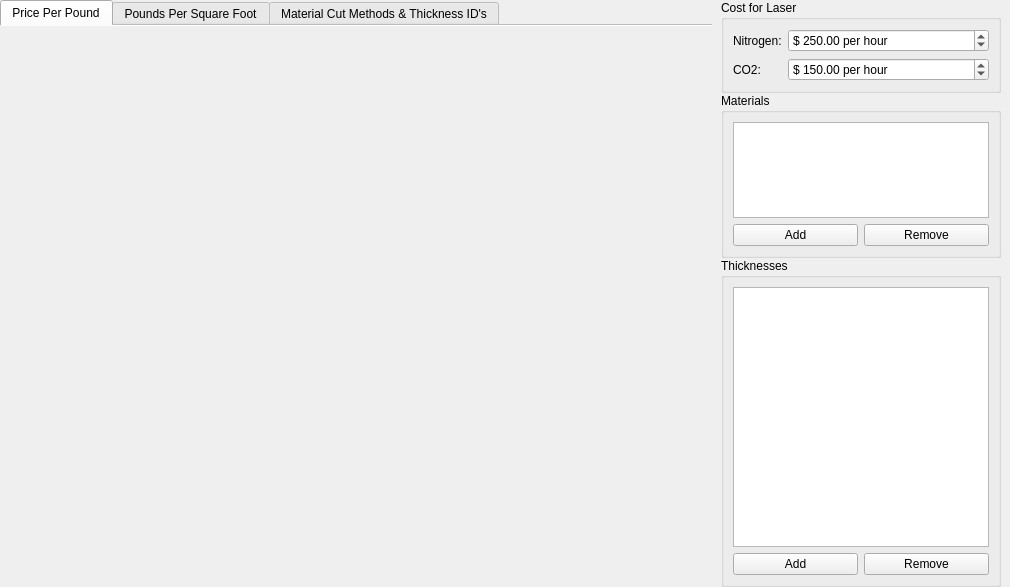
<?xml version="1.0" encoding="UTF-8"?>
<ui version="4.0">
 <class>Form</class>
 <widget class="QWidget" name="Form">
  <property name="geometry">
   <rect>
    <x>0</x>
    <y>0</y>
    <width>1010</width>
    <height>587</height>
   </rect>
  </property>
  <property name="windowTitle">
   <string>Form</string>
  </property>
  <layout class="QVBoxLayout" name="verticalLayout_2">
   <property name="spacing">
    <number>0</number>
   </property>
   <property name="leftMargin">
    <number>0</number>
   </property>
   <property name="topMargin">
    <number>0</number>
   </property>
   <property name="rightMargin">
    <number>9</number>
   </property>
   <property name="bottomMargin">
    <number>0</number>
   </property>
   <item>
    <layout class="QHBoxLayout" name="horizontalLayout" stretch="1,0">
     <item>
      <widget class="QTabWidget" name="tabWidget">
       <property name="currentIndex">
        <number>0</number>
       </property>
       <property name="documentMode">
        <bool>true</bool>
       </property>
       <widget class="QWidget" name="price_per_pound_tab">
        <attribute name="title">
         <string>Price Per Pound</string>
        </attribute>
        <layout class="QVBoxLayout" name="verticalLayout">
         <property name="spacing">
          <number>0</number>
         </property>
         <property name="leftMargin">
          <number>0</number>
         </property>
         <property name="topMargin">
          <number>0</number>
         </property>
         <property name="rightMargin">
          <number>0</number>
         </property>
         <property name="bottomMargin">
          <number>0</number>
         </property>
         <item>
          <layout class="QVBoxLayout" name="price_per_pound_layout"/>
         </item>
        </layout>
       </widget>
       <widget class="QWidget" name="pounds_per_square_foot_tab">
        <attribute name="title">
         <string>Pounds Per Square Foot</string>
        </attribute>
        <layout class="QVBoxLayout" name="verticalLayout_4">
         <property name="spacing">
          <number>0</number>
         </property>
         <property name="leftMargin">
          <number>0</number>
         </property>
         <property name="topMargin">
          <number>0</number>
         </property>
         <property name="rightMargin">
          <number>0</number>
         </property>
         <property name="bottomMargin">
          <number>0</number>
         </property>
         <item>
          <layout class="QVBoxLayout" name="pounds_per_square_foot_layout">
           <property name="topMargin">
            <number>6</number>
           </property>
          </layout>
         </item>
        </layout>
       </widget>
       <widget class="QWidget" name="tab">
        <attribute name="title">
         <string>Material Cut Methods &amp;&amp; Thickness ID's</string>
        </attribute>
        <layout class="QVBoxLayout" name="verticalLayout_3">
         <property name="leftMargin">
          <number>0</number>
         </property>
         <property name="topMargin">
          <number>0</number>
         </property>
         <property name="rightMargin">
          <number>0</number>
         </property>
         <property name="bottomMargin">
          <number>0</number>
         </property>
         <item>
          <layout class="QHBoxLayout" name="horizontalLayout_4" stretch="0,1">
           <property name="leftMargin">
            <number>9</number>
           </property>
           <property name="rightMargin">
            <number>0</number>
           </property>
           <item>
            <layout class="QVBoxLayout" name="verticalLayout_9">
             <property name="rightMargin">
              <number>6</number>
             </property>
             <item>
              <widget class="QGroupBox" name="groupBox_4">
               <property name="title">
                <string>SS</string>
               </property>
               <layout class="QVBoxLayout" name="verticalLayout_10">
                <item>
                 <layout class="QGridLayout" name="gridLayout_2">
                  <item row="1" column="0">
                   <widget class="QLabel" name="label_8">
                    <property name="text">
                     <string>Cutting method:</string>
                    </property>
                    <property name="buddy">
                     <cstring>comboBox_SS_cut</cstring>
                    </property>
                   </widget>
                  </item>
                  <item row="0" column="0">
                   <widget class="QLabel" name="label_7">
                    <property name="text">
                     <string>Name:</string>
                    </property>
                    <property name="buddy">
                     <cstring>lineEdit_SS_name</cstring>
                    </property>
                   </widget>
                  </item>
                  <item row="1" column="1">
                   <widget class="QComboBox" name="comboBox_SS_cut">
                    <item>
                     <property name="text">
                      <string>CO2</string>
                     </property>
                    </item>
                    <item>
                     <property name="text">
                      <string>Nitrogen</string>
                     </property>
                    </item>
                   </widget>
                  </item>
                  <item row="0" column="1">
                   <widget class="QLineEdit" name="lineEdit_SS_name">
                    <property name="text">
                     <string>304 SS</string>
                    </property>
                   </widget>
                  </item>
                 </layout>
                </item>
               </layout>
              </widget>
             </item>
             <item>
              <widget class="QGroupBox" name="groupBox_6">
               <property name="title">
                <string>ST</string>
               </property>
               <layout class="QVBoxLayout" name="verticalLayout_11">
                <item>
                 <layout class="QGridLayout" name="gridLayout_3">
                  <item row="1" column="0">
                   <widget class="QLabel" name="label_10">
                    <property name="text">
                     <string>Cutting method:</string>
                    </property>
                    <property name="buddy">
                     <cstring>comboBox_ST_cut</cstring>
                    </property>
                   </widget>
                  </item>
                  <item row="0" column="0">
                   <widget class="QLabel" name="label_9">
                    <property name="text">
                     <string>Name:</string>
                    </property>
                    <property name="buddy">
                     <cstring>lineEdit_ST_name</cstring>
                    </property>
                   </widget>
                  </item>
                  <item row="1" column="1">
                   <widget class="QComboBox" name="comboBox_ST_cut">
                    <item>
                     <property name="text">
                      <string>CO2</string>
                     </property>
                    </item>
                    <item>
                     <property name="text">
                      <string>Nitrogen</string>
                     </property>
                    </item>
                   </widget>
                  </item>
                  <item row="0" column="1">
                   <widget class="QLineEdit" name="lineEdit_ST_name">
                    <property name="text">
                     <string>Mild Steel</string>
                    </property>
                   </widget>
                  </item>
                 </layout>
                </item>
               </layout>
              </widget>
             </item>
             <item>
              <widget class="QGroupBox" name="groupBox_7">
               <property name="title">
                <string>AL</string>
               </property>
               <layout class="QVBoxLayout" name="verticalLayout_12">
                <item>
                 <layout class="QGridLayout" name="gridLayout_4">
                  <item row="1" column="0">
                   <widget class="QLabel" name="label_12">
                    <property name="text">
                     <string>Cutting method:</string>
                    </property>
                    <property name="buddy">
                     <cstring>comboBox_AL_cut</cstring>
                    </property>
                   </widget>
                  </item>
                  <item row="0" column="0">
                   <widget class="QLabel" name="label_11">
                    <property name="text">
                     <string>Name:</string>
                    </property>
                    <property name="buddy">
                     <cstring>lineEdit_AL_name</cstring>
                    </property>
                   </widget>
                  </item>
                  <item row="1" column="1">
                   <widget class="QComboBox" name="comboBox_AL_cut">
                    <property name="currentText">
                     <string>CO2</string>
                    </property>
                    <item>
                     <property name="text">
                      <string>CO2</string>
                     </property>
                    </item>
                    <item>
                     <property name="text">
                      <string>Nitrogen</string>
                     </property>
                    </item>
                   </widget>
                  </item>
                  <item row="0" column="1">
                   <widget class="QLineEdit" name="lineEdit_AL_name">
                    <property name="text">
                     <string>Aluminium</string>
                    </property>
                   </widget>
                  </item>
                 </layout>
                </item>
               </layout>
              </widget>
             </item>
             <item>
              <widget class="QGroupBox" name="groupBox_8">
               <property name="title">
                <string>GALV</string>
               </property>
               <layout class="QVBoxLayout" name="verticalLayout_13">
                <item>
                 <layout class="QGridLayout" name="gridLayout_5">
                  <item row="1" column="0">
                   <widget class="QLabel" name="label_14">
                    <property name="text">
                     <string>Cutting method:</string>
                    </property>
                    <property name="buddy">
                     <cstring>comboBox_GALV_cut</cstring>
                    </property>
                   </widget>
                  </item>
                  <item row="0" column="0">
                   <widget class="QLabel" name="label_13">
                    <property name="text">
                     <string>Name:</string>
                    </property>
                    <property name="buddy">
                     <cstring>lineEdit_GALV_name</cstring>
                    </property>
                   </widget>
                  </item>
                  <item row="1" column="1">
                   <widget class="QComboBox" name="comboBox_GALV_cut">
                    <property name="currentText">
                     <string>CO2</string>
                    </property>
                    <item>
                     <property name="text">
                      <string>CO2</string>
                     </property>
                    </item>
                    <item>
                     <property name="text">
                      <string>Nitrogen</string>
                     </property>
                    </item>
                   </widget>
                  </item>
                  <item row="0" column="1">
                   <widget class="QLineEdit" name="lineEdit_GALV_name">
                    <property name="text">
                     <string>Galvanized</string>
                    </property>
                   </widget>
                  </item>
                 </layout>
                </item>
               </layout>
              </widget>
             </item>
             <item>
              <widget class="QGroupBox" name="groupBox_5">
               <property name="title">
                <string>GALN</string>
               </property>
               <layout class="QVBoxLayout" name="verticalLayout_14">
                <item>
                 <layout class="QGridLayout" name="gridLayout_6">
                  <item row="1" column="0">
                   <widget class="QLabel" name="label_16">
                    <property name="text">
                     <string>Cutting method:</string>
                    </property>
                    <property name="buddy">
                     <cstring>comboBox_GALN_cut</cstring>
                    </property>
                   </widget>
                  </item>
                  <item row="0" column="0">
                   <widget class="QLabel" name="label_15">
                    <property name="text">
                     <string>Name:</string>
                    </property>
                    <property name="buddy">
                     <cstring>lineEdit_GALN_name</cstring>
                    </property>
                   </widget>
                  </item>
                  <item row="1" column="1">
                   <widget class="QComboBox" name="comboBox_GALN_cut">
                    <property name="currentText">
                     <string>CO2</string>
                    </property>
                    <item>
                     <property name="text">
                      <string>CO2</string>
                     </property>
                    </item>
                    <item>
                     <property name="text">
                      <string>Nitrogen</string>
                     </property>
                    </item>
                   </widget>
                  </item>
                  <item row="0" column="1">
                   <widget class="QLineEdit" name="lineEdit_GALN_name">
                    <property name="text">
                     <string>Galvanneal</string>
                    </property>
                   </widget>
                  </item>
                 </layout>
                </item>
               </layout>
              </widget>
             </item>
             <item>
              <spacer name="verticalSpacer">
               <property name="orientation">
                <enum>Qt::Vertical</enum>
               </property>
               <property name="sizeHint" stdset="0">
                <size>
                 <width>20</width>
                 <height>40</height>
                </size>
               </property>
              </spacer>
             </item>
            </layout>
           </item>
           <item>
            <widget class="QTableWidget" name="tableWidget_thickness_id">
             <attribute name="horizontalHeaderDefaultSectionSize">
              <number>150</number>
             </attribute>
             <attribute name="horizontalHeaderStretchLastSection">
              <bool>true</bool>
             </attribute>
             <attribute name="verticalHeaderStretchLastSection">
              <bool>false</bool>
             </attribute>
             <column>
              <property name="text">
               <string>ID</string>
              </property>
             </column>
             <column>
              <property name="text">
               <string>Thickness</string>
              </property>
             </column>
            </widget>
           </item>
          </layout>
         </item>
        </layout>
       </widget>
      </widget>
     </item>
     <item>
      <layout class="QVBoxLayout" name="verticalLayout_5" stretch="0,1,2">
       <property name="leftMargin">
        <number>9</number>
       </property>
       <property name="rightMargin">
        <number>0</number>
       </property>
       <item>
        <widget class="QGroupBox" name="groupBox_3">
         <property name="title">
          <string>Cost for Laser</string>
         </property>
         <layout class="QVBoxLayout" name="verticalLayout_8">
          <item>
           <layout class="QGridLayout" name="gridLayout" columnstretch="0,1">
            <item row="1" column="0">
             <widget class="QLabel" name="label_2">
              <property name="text">
               <string>CO2:</string>
              </property>
              <property name="buddy">
               <cstring>co2_cost_spinbox</cstring>
              </property>
             </widget>
            </item>
            <item row="0" column="0">
             <widget class="QLabel" name="label">
              <property name="text">
               <string>Nitrogen:</string>
              </property>
              <property name="buddy">
               <cstring>nitrogen_cost_spinbox</cstring>
              </property>
             </widget>
            </item>
            <item row="0" column="1">
             <widget class="QDoubleSpinBox" name="nitrogen_cost_spinbox">
              <property name="maximumSize">
               <size>
                <width>16777215</width>
                <height>16777215</height>
               </size>
              </property>
              <property name="prefix">
               <string>$ </string>
              </property>
              <property name="suffix">
               <string> per hour</string>
              </property>
              <property name="maximum">
               <double>99999.000000000000000</double>
              </property>
              <property name="value">
               <double>250.000000000000000</double>
              </property>
             </widget>
            </item>
            <item row="1" column="1">
             <widget class="QDoubleSpinBox" name="co2_cost_spinbox">
              <property name="maximumSize">
               <size>
                <width>16777215</width>
                <height>16777215</height>
               </size>
              </property>
              <property name="prefix">
               <string>$ </string>
              </property>
              <property name="suffix">
               <string> per hour</string>
              </property>
              <property name="maximum">
               <double>99999.000000000000000</double>
              </property>
              <property name="value">
               <double>150.000000000000000</double>
              </property>
             </widget>
            </item>
           </layout>
          </item>
         </layout>
        </widget>
       </item>
       <item>
        <widget class="QGroupBox" name="groupBox_2">
         <property name="title">
          <string>Materials</string>
         </property>
         <layout class="QVBoxLayout" name="verticalLayout_6">
          <item>
           <widget class="QListWidget" name="materials_list"/>
          </item>
          <item>
           <layout class="QHBoxLayout" name="horizontalLayout_2">
            <item>
             <widget class="QPushButton" name="pushButton_add_material">
              <property name="text">
               <string>Add</string>
              </property>
             </widget>
            </item>
            <item>
             <widget class="QPushButton" name="pushButton_remove_material">
              <property name="text">
               <string>Remove</string>
              </property>
             </widget>
            </item>
           </layout>
          </item>
         </layout>
        </widget>
       </item>
       <item>
        <widget class="QGroupBox" name="groupBox">
         <property name="title">
          <string>Thicknesses</string>
         </property>
         <layout class="QVBoxLayout" name="verticalLayout_7">
          <item>
           <widget class="QListWidget" name="thicknesses_list"/>
          </item>
          <item>
           <layout class="QHBoxLayout" name="horizontalLayout_3">
            <item>
             <widget class="QPushButton" name="pushButton_add_thickness">
              <property name="text">
               <string>Add</string>
              </property>
             </widget>
            </item>
            <item>
             <widget class="QPushButton" name="pushButton_remove_thickness">
              <property name="text">
               <string>Remove</string>
              </property>
             </widget>
            </item>
           </layout>
          </item>
         </layout>
        </widget>
       </item>
      </layout>
     </item>
    </layout>
   </item>
  </layout>
 </widget>
 <tabstops>
  <tabstop>nitrogen_cost_spinbox</tabstop>
  <tabstop>co2_cost_spinbox</tabstop>
  <tabstop>materials_list</tabstop>
  <tabstop>pushButton_add_material</tabstop>
  <tabstop>pushButton_remove_material</tabstop>
  <tabstop>thicknesses_list</tabstop>
  <tabstop>pushButton_add_thickness</tabstop>
  <tabstop>pushButton_remove_thickness</tabstop>
  <tabstop>tabWidget</tabstop>
 </tabstops>
 <resources/>
 <connections/>
</ui>
